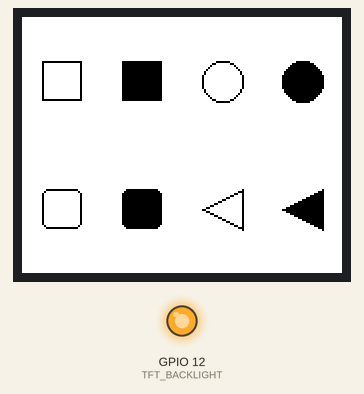
A sketch run on a simulated ESP32. Parts: 160×128 colour display, output pins drawn as LEDs (lit = HIGH).

Above: at 0.2 s.

The sketch:

9-2.ino
```cpp
#include <Adafruit_GFX.h>    // Core graphics library
#include <Adafruit_ST7735.h> // Hardware-specific library for ST7735
#include <Adafruit_ST7789.h> // Hardware-specific library for ST7789
#include <SPI.h>

#include <math.h>

#define TFT_CS        32
#define TFT_RST       33 // Or set to -1 and connect to Arduino RESET pin
#define TFT_DC        27
#define TFT_BACKLIGHT 12

Adafruit_ST7735 tft = Adafruit_ST7735(TFT_CS, TFT_DC, TFT_RST);

void setup() {
  // put your setup code here, to run once:
  tft.initR(INITR_BLACKTAB);      // Init ST7735S chip, black tab
  tft.setRotation(3);
  pinMode(TFT_BACKLIGHT, OUTPUT);
  digitalWrite(TFT_BACKLIGHT, HIGH);

  tft.fillScreen(ST77XX_WHITE);
  tft.drawRect(10,22,20,20,ST77XX_BLACK);
  tft.fillRect(50,22,20,20,ST77XX_BLACK);

  tft.drawCircle(100,32,10,ST77XX_BLACK);
  tft.fillCircle(140,32,10,ST77XX_BLACK);

  tft.drawRoundRect(10,86,20,20,3,ST77XX_BLACK);
  tft.fillRoundRect(50,86,20,20,3,ST77XX_BLACK);

  tft.drawTriangle(90,96,110,86,110,106,ST77XX_BLACK);
  tft.fillTriangle(130,96,150,86,150,106,ST77XX_BLACK);
}

void loop() {
  // put your main code here, to run repeatedly:

}
```
